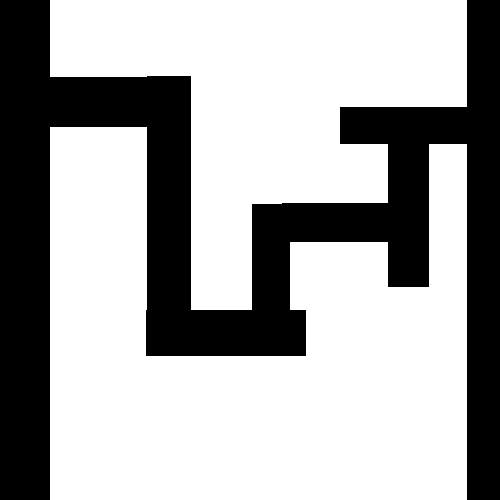
%> input picture model4.bmp, 500 x 500 px
$ octave errtstar.m   (GNU Octave 9; MATLAB toolbox functions it lacks are replaced by stand-ins)
%> lines starting %> are read from the running program, lines starting %| are printed output that depends on the picture; in (x1, y1, x2, y2) boxes, pixels count from 0 and x2, y2 are one past the last pixel; in counts of white or black regions, pixels touching at a corner belong together; the program's own positions count from 1
### check_loacalvalue.m
% buffer_distance  :the distance of every point in the tree get to the new point(sample)
% RRTree :the main tree
% area   : the area of the local point
% exit_data : return  the index of the tree of the shortest  distance point
function exit_data= check_loacalvalue(buffer_distance,RRTree,area)
	local_father_length=0;
	local_value=[0,0];
    	for i=1:length(buffer_distance),
	     if buffer_distance(i,1) <area ,
               local_father_length = buffer_distance(i,1)+RRTree(i,4);
               local_value=[[i,local_father_length];local_value];
	     end
        end
		local_value=sortrows(local_value,2);
                exit_data=local_value(2);


### checkPath.m
%check the block of the map
function feasible=checkPath(n,newPos,map)
feasible=true;
dir=atan2(newPos(1)-n(1),newPos(2)-n(2));
for r=0:0.5:sqrt(sum((n-newPos).^2))
    posCheck=n+r.*[sin(dir) cos(dir)];
    if ~(feasiblePoint(ceil(posCheck),map) && feasiblePoint(floor(posCheck),map) && ...
            feasiblePoint([ceil(posCheck(1)) floor(posCheck(2))],map) && feasiblePoint([floor(posCheck(1)) ceil(posCheck(2))],map))
        feasible=false;break;
    end
    if ~feasiblePoint(newPos,map), feasible=false; end

    end

### distanceCost.m

function h=distanceCost(a,b)

h = sqrt((a(:,1)-b(:,1)).^2 + (a(:,2)-b(:,2)).^2 );

### rrtExtends.m
%扩展树

function [RRTree1,pathFound,extendFail]=rrtExtends(RRTree1,RRTree2,goal,stepsize,maxFailedAttempts,disTh,map)
	pathFound=[]; %if path found, returns new node connecting the two trees, index of the nodes in the two trees connected
	failedAttempts=0;
	rrtstar_step = 2 .* stepsize;

	while failedAttempts<=maxFailedAttempts
	    if rand < 0.5,
		sample=rand(1,2) .* size(map); % random sample
	    else
		sample=goal; % sample taken as goal to bias tree generation to goal
	    end
	    buffer_distance = distanceCost(RRTree1(:,1:2),sample);

	%     [A, I]=min( in_distance(RRTree1(:,1:2),sample) ,[],1); % find closest as per the function in the metric node to the sample

	    I(1) = check_loacalvalue(buffer_distance,RRTree1,rrtstar_step);
	    if I(1)==0
		I(1)=1;
	    end


	    closestNode = RRTree1(I(1),:);

	    theta=atan2((sample(1)-closestNode(1)),(sample(2)-closestNode(2)));  % direction to extend sample to produce new node

	    newPoint = double(int32(closestNode(1:2) + stepsize * [sin(theta)  cos(theta)]));

	    if ~checkPath(closestNode(1:2), newPoint, map) % if extension of closest node in tree to the new point is feasible
		failedAttempts=failedAttempts+1;
		continue
	    end

	    [A, I2]=min( distanceCost(RRTree2(:,1:2),newPoint) ,[],1); % find closest in the second tree

	    if distanceCost(RRTree2(I2(1),1:2),newPoint)<disTh && checkPath(RRTree2(I2(1),1:2),newPoint,map), % if both trees are connected

		pathFound=[newPoint I(1) I2(1)];

		extendFail=false;

		break;
	    end

	    [A, I3]=min( distanceCost(RRTree1(:,1:2),newPoint) ,[],1); % check if new node is not already pre-existing in the tree

	    if distanceCost(newPoint,RRTree1(I3(1),1:2))<disTh,
		failedAttempts=failedAttempts+1;
		continue;
	    end
	    local_length = A;
	    global_length=RRTree1(I(1),4)+local_length;

	    RRTree1=[RRTree1;newPoint I(1) global_length local_length ]; % add node

	    failedAttempts=0;


		extendFail=false;

		break; % add node
	end


### feasiblePoint.m
%to set the point in the map
function feasible=feasiblePoint(point,map)
feasible=true;
% check if collission-free spot and inside maps
if ~(point(1)>=1 && point(1)<=size(map,1) && point(2)>=1 && point(2)<=size(map,2) && map(point(1),point(2))==1)
    feasible=false;
end

### errtstar.m
%主函数测路径
map=imread('../RRT_START/model4.bmp'); % input map read from a bmp file. for new maps write the file name here
%> map: size 500x500 logical; 33% white; 1 white region, box (x1, y1, x2, y2) and area: (0, 0, 500, 500) 82426
source=[250 1]; % source position in Y, X format
goal=[300 499]; % goal position in Y, X format
stepsize=20; % size of each step of the RRT
disTh=20; % nodes closer than this threshold are taken as almost the same
maxFailedAttempts = 10000;
display=true; % display  RRT

%%%%% parameters end here %%%%%

tic;
if ~feasiblePoint(source,map), error('source lies on an obstacle or outside map'); end
if ~feasiblePoint(goal,map), error('goal lies on an obstacle or outside map'); end
if display, imshow(map);rectangle('position',[1 1 size(map)-1],'edgecolor','c'); end
%> after `rectangle('position',[1 1 size(map)-1],'edgecolor','c')`:
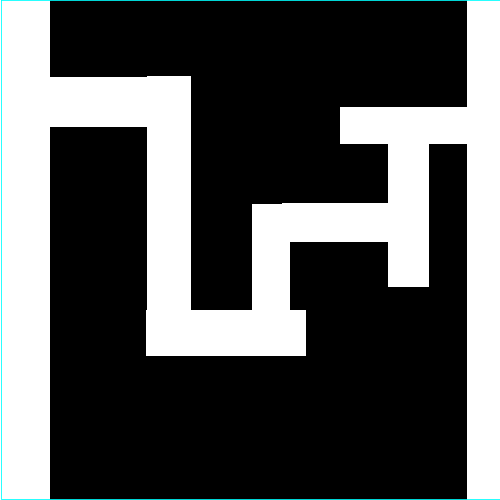
%> figure redrawn from the program's plot data
global_length=0;
local_length =0;
RRTree1=double([source -1 global_length local_length ]); % First RRT rooted at the source, representation node and parent index
RRTree2=double([goal -1  global_length local_length]); % Second RRT rooted at the goal, representation node and parent index


counter=0;

tree1ExpansionFail=false; % sets to true if expansion after set number of attempts fails
tree2ExpansionFail=false; % sets to true if expansion after set number of attempts fails


while ~tree1ExpansionFail || ~tree2ExpansionFail  % loop to grow RRTs
    if ~tree1ExpansionFail % found  the  first Path
        [RRTree1,pathFound,tree1ExpansionFail]=rrtExtends(RRTree1,RRTree2,goal,stepsize,maxFailedAttempts,disTh,map); % RRT 1 expands from source towards goal
%> after the loop in checkPath, `for r=0:0.5:sqrt(sum((n-newPos).^2))`: feasible = true
%> RRTree1 = [250 1 -1 0 0; 252 21 1 20.1 20.1]; pathFound = []; tree1ExpansionFail = false
        if ~tree1ExpansionFail && isempty(pathFound) && display
            line([RRTree1(end,2);RRTree1(RRTree1(end,3),2)],[RRTree1(end,1);RRTree1(RRTree1(end,3),1)],'color','b');
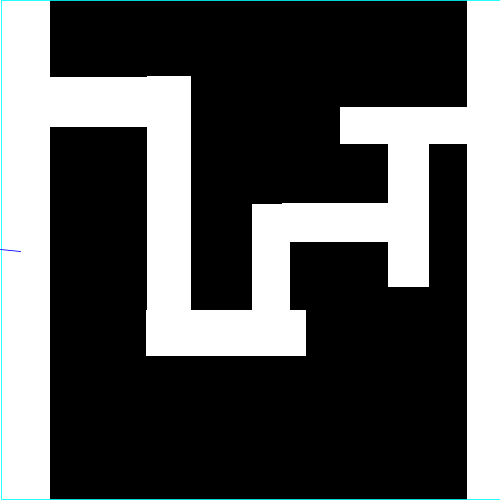
%> figure redrawn from the program's plot data
            counter=counter+1;
            M(counter)=getframe;
            %%plot([RRTree1(end,2);RRTree1(RRTree1(end,3),2)],[RRTree1(end,1);RRTree1(RRTree1(end,3),1)]);
        end
    end
    if ~tree2ExpansionFail  %found the Second path
        [RRTree2,pathFound,tree2ExpansionFail]=rrtExtends(RRTree2,RRTree1,source,stepsize,maxFailedAttempts,disTh,map); % RRT 1 expands from goal towards source
%> RRTree2 = [300 499 -1 0 0; 298 479 1 20.1 20.1]; tree2ExpansionFail = false
        if ~isempty(pathFound), pathFound(3:4)=pathFound(4:-1:3); end % path found
        if ~tree2ExpansionFail && isempty(pathFound) && display
            line([RRTree2(end,2);RRTree2(RRTree2(end,3),2)],[RRTree2(end,1);RRTree2(RRTree2(end,3),1)],'color','r');
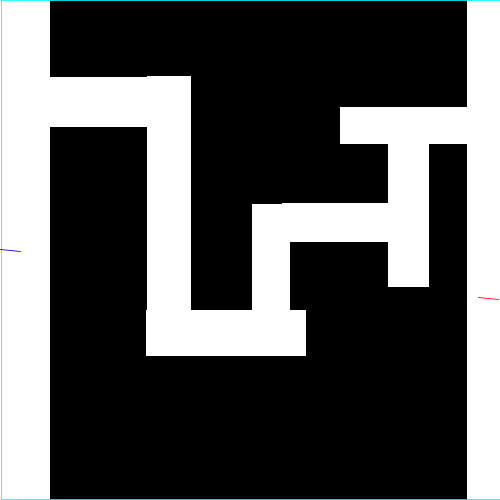
%> figure redrawn from the program's plot data
            counter=counter+1;M(counter)=getframe;
%> (the run ends here)
